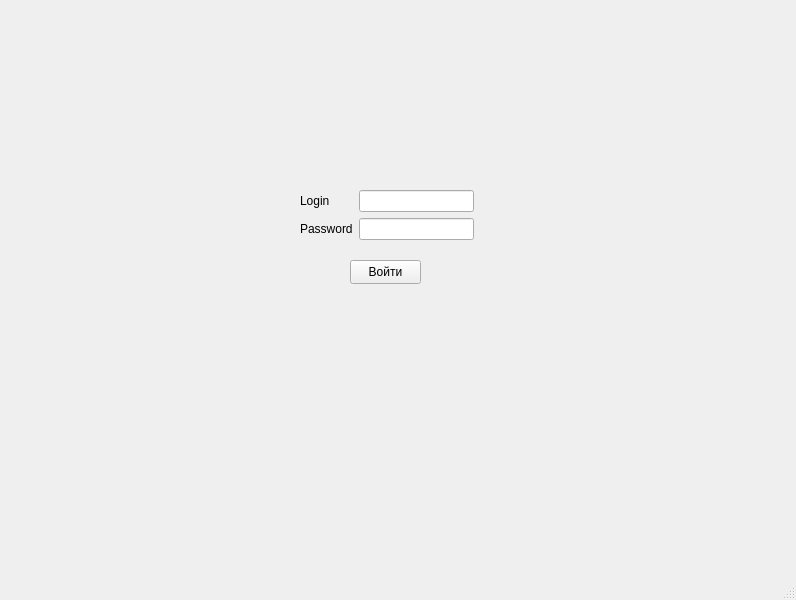
<?xml version="1.0" encoding="UTF-8"?>
<ui version="4.0">
 <class>MainWindow</class>
 <widget class="QMainWindow" name="MainWindow">
  <property name="geometry">
   <rect>
    <x>0</x>
    <y>0</y>
    <width>796</width>
    <height>600</height>
   </rect>
  </property>
  <property name="windowTitle">
   <string>MainWindow</string>
  </property>
  <property name="layoutDirection">
   <enum>Qt::LayoutDirection::LeftToRight</enum>
  </property>
  <widget class="QWidget" name="centralwidget">
   <widget class="QWidget" name="formLayoutWidget">
    <property name="geometry">
     <rect>
      <x>300</x>
      <y>190</y>
      <width>174</width>
      <height>61</height>
     </rect>
    </property>
    <layout class="QFormLayout" name="formLayout">
     <item row="0" column="1">
      <widget class="QLineEdit" name="loginLineEdit"/>
     </item>
     <item row="1" column="0">
      <widget class="QLabel" name="passwordLabel">
       <property name="text">
        <string>Password</string>
       </property>
      </widget>
     </item>
     <item row="1" column="1">
      <widget class="QLineEdit" name="passwordLineEdit"/>
     </item>
     <item row="0" column="0">
      <widget class="QLabel" name="loginLabel">
       <property name="text">
        <string>Login</string>
       </property>
      </widget>
     </item>
    </layout>
   </widget>
   <widget class="QPushButton" name="pushButton">
    <property name="geometry">
     <rect>
      <x>350</x>
      <y>260</y>
      <width>71</width>
      <height>24</height>
     </rect>
    </property>
    <property name="layoutDirection">
     <enum>Qt::LayoutDirection::LeftToRight</enum>
    </property>
    <property name="text">
     <string>Войти</string>
    </property>
   </widget>
  </widget>
  <widget class="QMenuBar" name="menubar">
   <property name="geometry">
    <rect>
     <x>0</x>
     <y>0</y>
     <width>796</width>
     <height>22</height>
    </rect>
   </property>
  </widget>
  <widget class="QStatusBar" name="statusbar"/>
 </widget>
 <resources/>
 <connections/>
</ui>
